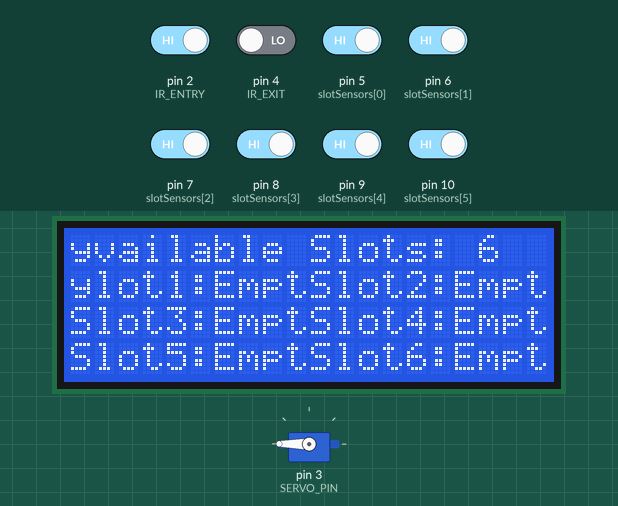
A sketch run on a simulated Arduino Uno, built with avr-gcc and run on an emulated ATmega328P. Parts: servo, 20×4 character LCD. The test bench sets the inputs (shaded band); at power-on: pin 2 (IR_ENTRY), pin 5 (slotSensors[0]), pin 6 (slotSensors[1]), pin 7 (slotSensors[2]), pin 8 (slotSensors[3]), pin 9 (slotSensors[4]), pin 10 (slotSensors[5]) HIGH, pin 4 (IR_EXIT) LOW.

Above: at 6.2 s.
6.3 s: pin 2 (IR_ENTRY) driven LOW
At 7.6 s:
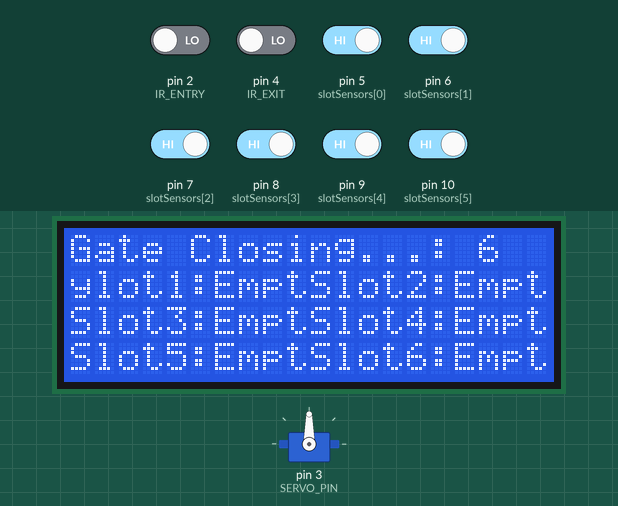
9.3 s: pin 4 (IR_EXIT) driven HIGH
At 11.0 s:
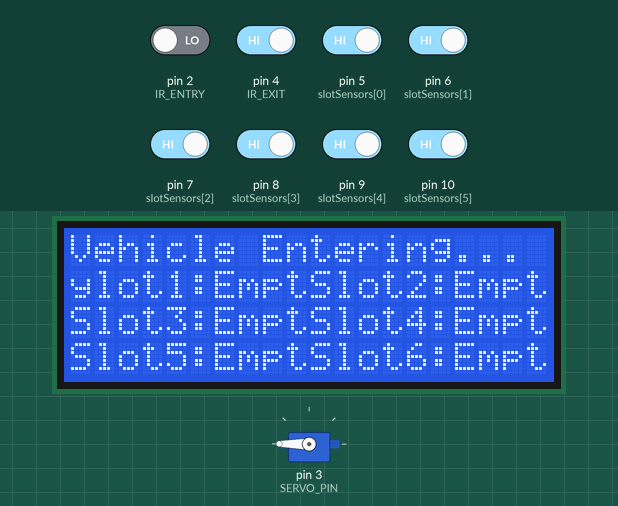
12.3 s: pin 4 (IR_EXIT) driven LOW
At 14.2 s:
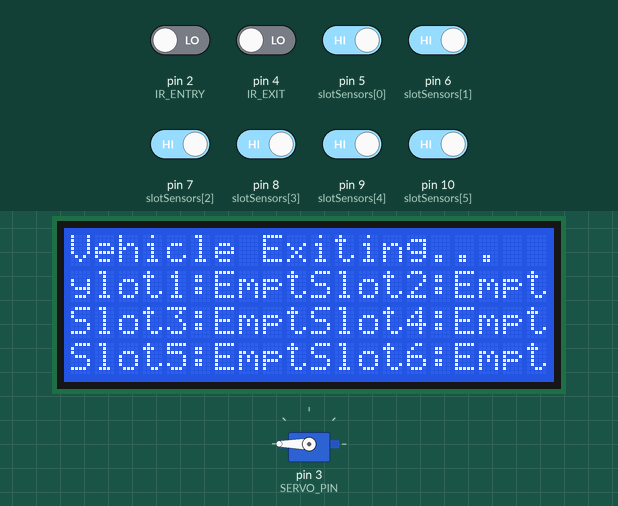
15.3 s: pin 5 (slotSensors[0]) driven LOW
At 17.6 s:
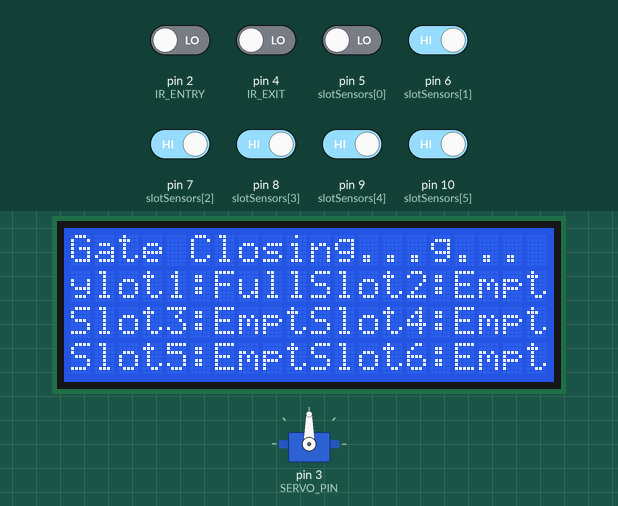
18.3 s: pin 6 (slotSensors[1]) driven LOW
At 21.2 s:
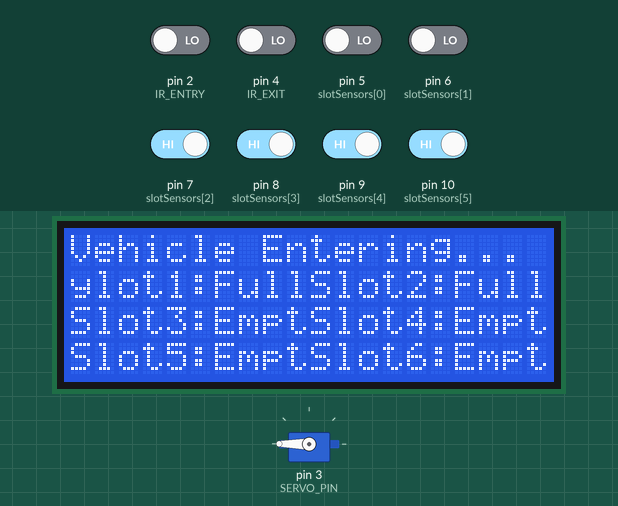
21.3 s: pin 2 (IR_ENTRY) driven HIGH
At 22.8 s:
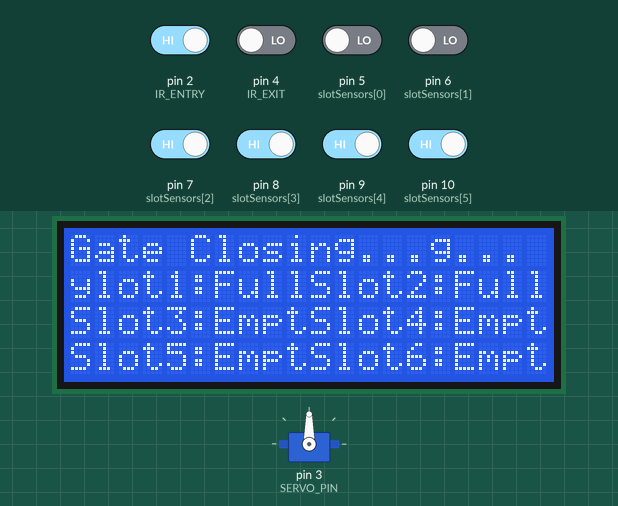
Timing chart, 0 to 24.7 s (numbered marks = the images above; inputs shaded):
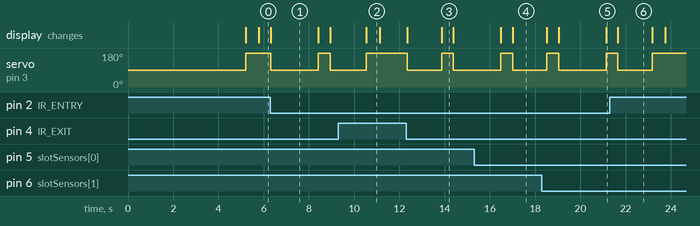

The sketch:

park.ino
```cpp
#include <Servo.h>
#include <Wire.h>
#include <LiquidCrystal_I2C.h>

LiquidCrystal_I2C lcd(0x3F, 20, 4);

#define IR_ENTRY 2
#define IR_EXIT 4
#define SERVO_PIN 3

const int slotSensors[6] = {5, 6, 7, 8, 9, 10};
int slotStatus[6] = {0, 0, 0, 0, 0, 0};
int availableSlots = 6;
bool entryFlag = false, exitFlag = false;

Servo barrierServo;

void displaySlots() {
    lcd.clear();
    lcd.setCursor(0, 0);
    lcd.print("Available Slots: ");
    lcd.print(availableSlots);

    for (int i = 0; i < 6; i++) {
        lcd.setCursor((i % 2) * 10, 1 + (i / 2));
        lcd.print("Slot");
        lcd.print(i + 1);
        lcd.print(":");
        lcd.print(slotStatus[i] == 1 ? "Full " : "Empty");
    }
}

void updateSlotStatus() {
    for (int i = 0; i < 6; i++) {
        slotStatus[i] = (digitalRead(slotSensors[i]) == LOW) ? 1 : 0;
    }
    availableSlots = 6 - countOccupiedSlots();
}

int countOccupiedSlots() {
    int count = 0;
    for (int i = 0; i < 6; i++) {
        if (slotStatus[i] == 1) count++;
    }
    return count;
}

void setup() {
    Serial.begin(9600);
    barrierServo.attach(SERVO_PIN);
    barrierServo.write(90);

    pinMode(IR_ENTRY, INPUT);
    pinMode(IR_EXIT, INPUT);

    for (int i = 0; i < 6; i++) {
        pinMode(slotSensors[i], INPUT);
    }

    lcd.init();
    lcd.backlight();
    lcd.clear();
    lcd.setCursor(0, 0);
    lcd.print("SMART PARKING");
    lcd.setCursor(0, 1);
    lcd.print("SYSTEMS..!");
    delay(5000);
    lcd.clear();

    updateSlotStatus();
}

void loop() {
    displaySlots();

    if (availableSlots == 0 && digitalRead(IR_ENTRY) == LOW && !entryFlag && !exitFlag) {
        lcd.clear();
        lcd.setCursor(0, 0);
        lcd.print("SORRY PARKING");
        lcd.setCursor(0, 1);
        lcd.print("IS FULL :)");
        barrierServo.write(90);
        return;
    }

    if (digitalRead(IR_ENTRY) == LOW && !entryFlag && !exitFlag) {
        entryFlag = true;
        barrierServo.write(180);
        lcd.setCursor(0, 0);
        lcd.print("Vehicle Entering...");
        delay(500);
    }

    if (entryFlag && digitalRead(IR_EXIT) == LOW) {
        barrierServo.write(90);
        lcd.setCursor(0, 0);
        lcd.print("Gate Closing...");
        delay(1500);
        entryFlag = false;
    }

    if (digitalRead(IR_EXIT) == LOW && !exitFlag && !entryFlag) {
        exitFlag = true;
        barrierServo.write(180);
        lcd.setCursor(0, 0);
        lcd.print("Vehicle Exiting...");
        delay(500);
    }

    if (exitFlag && digitalRead(IR_ENTRY) == LOW) {
        barrierServo.write(90);
        lcd.setCursor(0, 0);
        lcd.print("Gate Closing...");
        delay(1500);
        exitFlag = false;
        updateSlotStatus();
        delay(500);
    }
}
```

Measured:
- after the input at 6.3 s, servo on pin 3 (SERVO_PIN): 180° → 90° at once, → 180° 2.1 s later, → 90° 0.52 s later; the display: changes at once (image 1)
- after the input at 9.3 s, the display: changes after 1.2 s (image 2)
- after the input at 12.3 s, servo on pin 3 (SERVO_PIN): 180° → 90° after 0.05 s, → 180° 1.5 s later, → 90° 0.51 s later; the display: first changes after 0.05 s (image 3 shows a later state)
- after the input at 15.3 s, the display: first changes after 1.2 s (image 4 shows a later state)
- after the input at 18.3 s, the display: first differs from a run without the input after 2.8 s (image 5)
- after the input at 21.3 s, servo on pin 3 (SERVO_PIN): goes on until 23.2 s, then stays 180°
- what the display in image 1 shows lasts 2.1 s, from 6.3 s to 8.4 s
